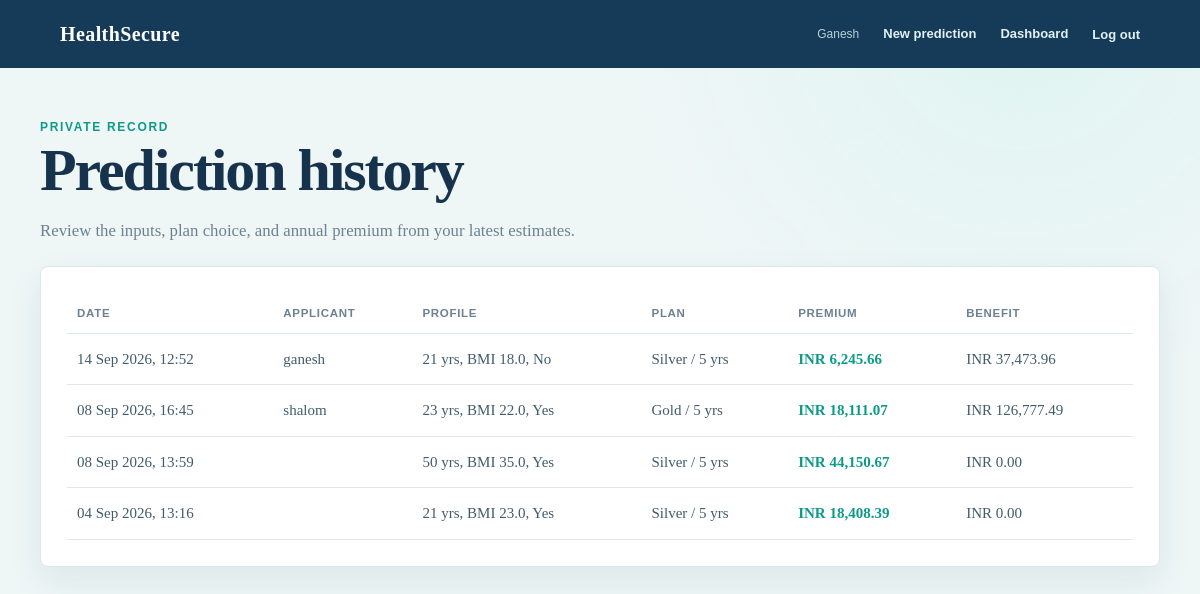
/history (signed in), run on an earlier commit of the app's database.
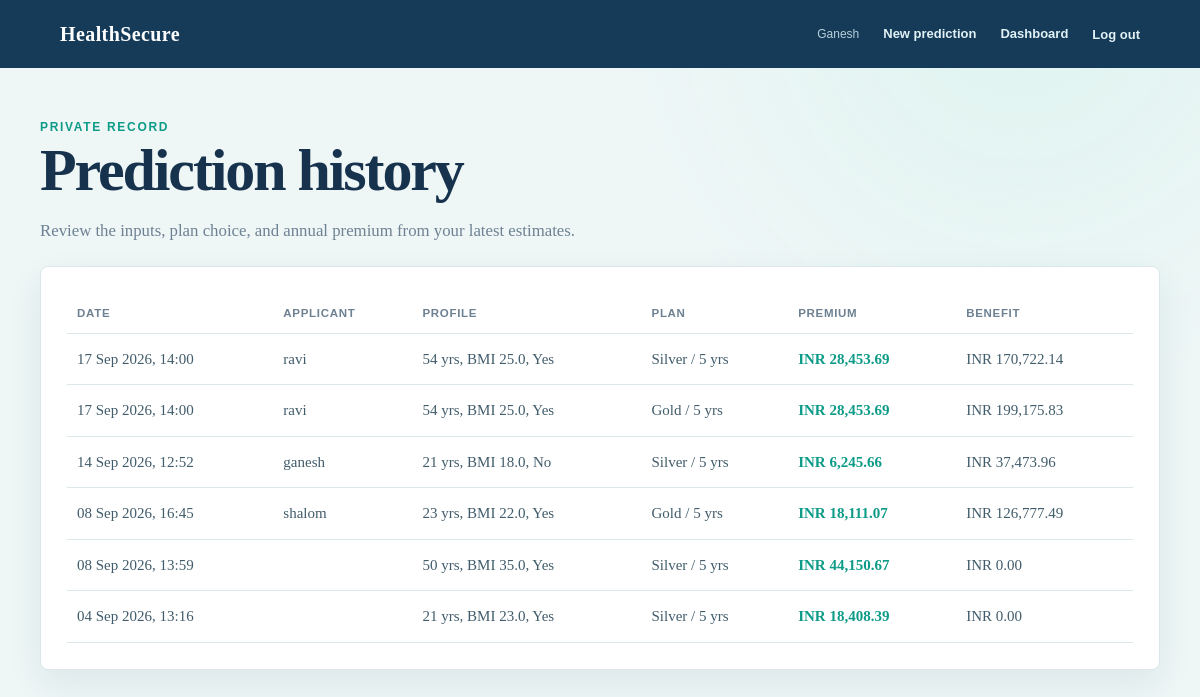
And on a later commit of the database.
### app.py (models this page shows)
class Prediction(db.Model):
    id = db.Column(db.Integer, primary_key=True)
    user_id = db.Column(db.Integer, db.ForeignKey("users.id"), nullable=True)
    age = db.Column(db.Integer, nullable=False)
    sex = db.Column(db.String(10), nullable=False)
    bmi = db.Column(db.Float, nullable=False)
    children = db.Column(db.Integer, nullable=False)
    smoker = db.Column(db.String(5), nullable=False)
    region = db.Column(db.String(20), nullable=False)
    full_name = db.Column(db.String(100), nullable=False, default="")
    salary = db.Column(db.Float, nullable=False, default=0)
    policy_duration = db.Column(db.Integer, nullable=False, default=5)
    plan_category = db.Column(db.String(20), nullable=False, default="silver")
    recommendation = db.Column(db.String(255), nullable=False, default="")
    estimated_benefit = db.Column(db.Float, nullable=False, default=0)
    estimated_premium = db.Column(db.Float, nullable=False)
    created_at = db.Column(db.DateTime, default=datetime.utcnow, nullable=False)

### app.py (the view)
@app.route("/history")
@login_required
def history():
    records = (Prediction.query.filter_by(user_id=session["user_id"])
               .order_by(Prediction.created_at.desc()).limit(50).all())
    return render_template("history.html", records=records)

### app.py (called while the page is built)
def login_required(view):
    @wraps(view)
    def wrapped_view(*args, **kwargs):
        if "user_id" not in session:
            flash("Please log in to continue.", "error")
            return redirect(url_for("login", next=request.path))
        return view(*args, **kwargs)
    return wrapped_view

### templates/history.html (shortened to what this page needs)
<!doctype html>
<html lang="en">
<head>
    <link rel="stylesheet" href="{{ url_for('static', filename='style.css') }}">
</head>
<body>
<nav>
    <a href="{{ url_for('dashboard') }}">HealthSecure</a>
    <span class="welcome">{{ session.get('user_name', 'member') }}</span>
    <a href="{{ url_for('index') }}">New prediction</a>
    <a href="{{ url_for('dashboard') }}">Dashboard</a>
    <form method="post" action="{{ url_for('logout') }}"><button class="link-button" type="submit">Log out</button></form>
</nav>
<main>
    <section class="hero compact-hero">
        <p class="eyebrow">Private record</p>
        <h1>Prediction history</h1>
        <p>Review the inputs, plan choice, and annual premium from your latest estimates.</p>
    </section>
    <section class="panel">
        {% if records %}
        <div class="table-wrap">
            <table>
                <thead><tr><th>Date</th><th>Applicant</th><th>Profile</th><th>Plan</th><th>Premium</th><th>Benefit</th></tr></thead>
                <tbody>
                {% for record in records %}
                    <tr>
                        <td>{{ record.created_at.strftime('%d %b %Y, %H:%M') }}</td>
                        <td>{{ record.full_name }}</td>
                        <td>{{ record.age }} yrs, BMI {{ record.bmi }}, {{ record.smoker|title }}</td>
                        <td>{{ record.plan_category|title }} / {{ record.policy_duration }} yrs</td>
                        <td class="price">INR {{ '{:,.2f}'.format(record.estimated_premium) }}</td>
                        <td>INR {{ '{:,.2f}'.format(record.estimated_benefit) }}</td>
                    </tr>
                {% endfor %}
                </tbody>
            </table>
        </div>
        {% else %}
            <div class="empty-state"><h2>Your history is empty</h2><p>Complete an estimate to create your first saved result.</p><a class="primary-btn" href="{{ url_for('index') }}">Create an estimate</a></div>
        {% endif %}
    </section>
</main>
</body>
</html>

### static/style.css (style rules this page uses)
:root { --ink: #17324d; --muted: #6d8193; --navy: #153b59; --blue: #1677c8; --mint: #0d9b88; --pale: #eef6f6; --line: #dce7ec; --surface: #ffffff; }
* { box-sizing: border-box; }
body { margin: 0; background: radial-gradient(circle at 85% 0, #dff4f0 0, transparent 32%), var(--pale); color: var(--ink); font: 15px/1.5 Georgia, 'Times New Roman', serif; }
nav { min-height: 68px; padding: 15px max(5vw, 20px); background: var(--navy); display: flex; align-items: center; gap: 24px; font-family: 'Trebuchet MS', sans-serif; }
nav > a:first-child { color: white; font: 700 20px Georgia, serif; letter-spacing: .02em; }
nav a { color: #e1f1f5; text-decoration: none; font-weight: 700; font-size: 13px; }
.welcome { color: #b8d0d9; font-size: 12px; }
nav form { margin: 0; }
.link-button { padding: 0; border: 0; background: none; color: #e1f1f5; font: 700 13px 'Trebuchet MS', sans-serif; cursor: pointer; }
main { width: min(1120px, calc(100% - 40px)); margin: 0 auto; padding: 52px 0 80px; }
.hero { max-width: 760px; margin-bottom: 30px; }
.hero h1 { margin: 6px 0 12px; font-size: clamp(2.2rem, 5vw, 4.4rem); line-height: 1.02; letter-spacing: -.035em; }
.hero p:not(.eyebrow) { max-width: 680px; color: var(--muted); font-size: 1.05rem; }
.eyebrow { margin: 0; color: var(--mint); font: 700 .75rem/1.2 'Trebuchet MS', sans-serif; letter-spacing: .14em; text-transform: uppercase; }
.card, .result, .panel, .stat { background: var(--surface); border: 1px solid var(--line); box-shadow: 0 14px 35px rgba(21, 59, 89, .08); }
input, select, button { width: 100%; border: 1px solid #bdced7; border-radius: 4px; padding: 11px 12px; color: var(--ink); background: #fbfdfd; font: 15px Georgia, serif; }
.panel { padding: 26px; border-radius: 8px; }
.table-wrap { overflow-x: auto; }
table { width: 100%; border-collapse: collapse; }
th, td { padding: 14px 10px; border-bottom: 1px solid var(--line); text-align: left; white-space: nowrap; }
th { color: var(--muted); font: 700 .72rem 'Trebuchet MS', sans-serif; text-transform: uppercase; letter-spacing: .06em; }
td { color: #415c6b; }
.price { color: var(--mint); font-weight: 700; }
.compact-hero { margin-bottom: 22px; }

What changed in the data, as far as the page shows it:
added Prediction: created_at "17 Sep 2026, 14:00", full_name "ravi", age "54", bmi "25.0", smoker "Yes", plan_category "Silver", policy_duration "5", estimated_premium "28,453.69", estimated_benefit "170,722.14"
added Prediction: created_at "17 Sep 2026, 14:00", full_name "ravi", age "54", bmi "25.0", smoker "Yes", plan_category "Gold", policy_duration "5", estimated_premium "28,453.69", estimated_benefit "199,175.83"
